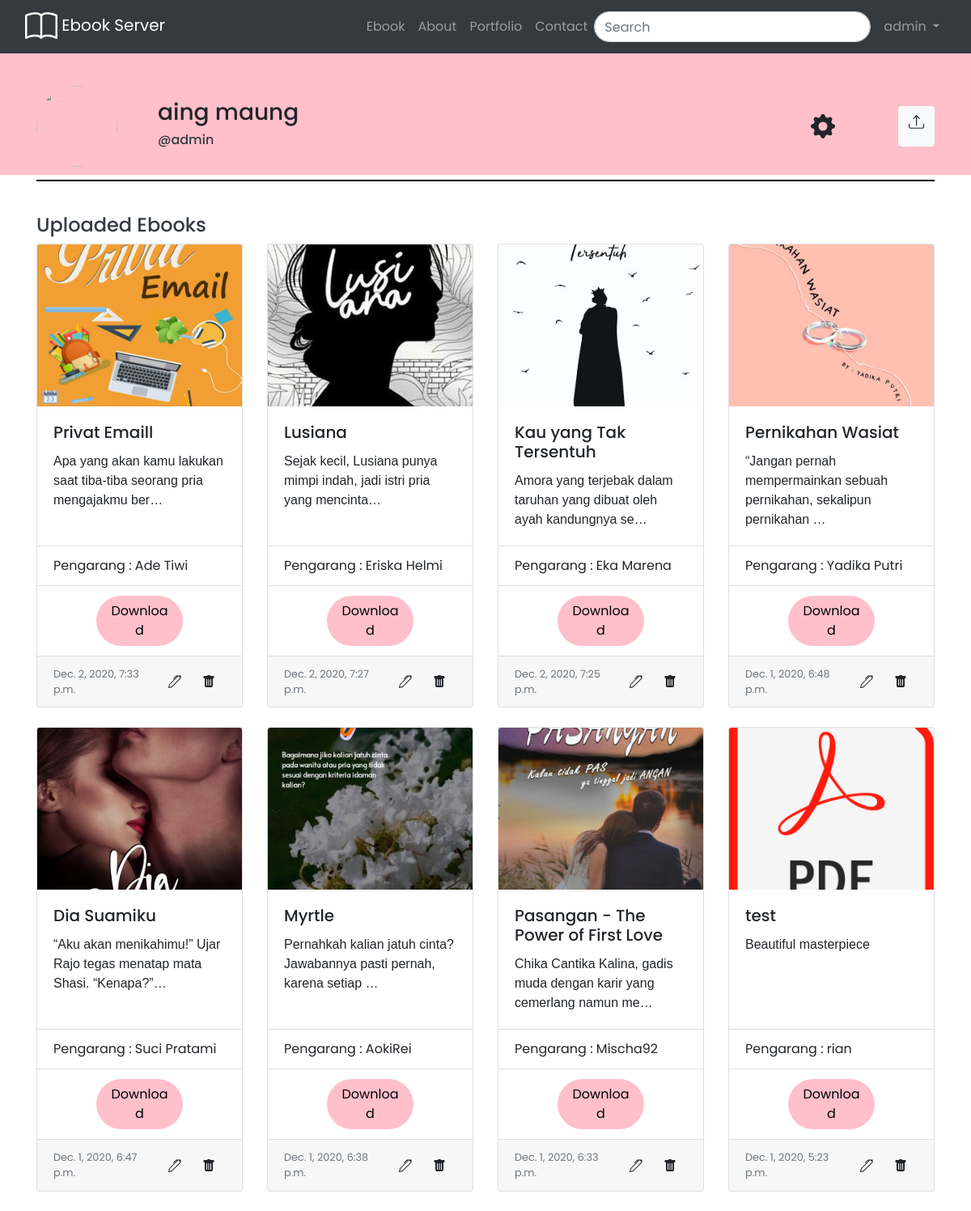
Page /auth/profile/ (signed in) on the committed database.
### user/models.py (models this page shows, shortened)
class UserProfile(models.Model):
	user = models.OneToOneField(User, on_delete=models.CASCADE, related_name='user',null=True, blank=True)
	display_name = models.CharField(max_length=255, default=user)
	profile_photo = models.ImageField(blank=True, default='/index.png')

### ebook/models.py (models this page shows, shortened)
class Ebook(models.Model):
	judul = models.CharField(max_length=255, blank=True)
	thumbnail = models.ImageField(upload_to='documents/', default="/default-img.png")
	author = models.ForeignKey(User, on_delete=models.CASCADE, default=1, blank=True, null=True)
	file = models.FileField(upload_to='documents/')
	upload = models.DateTimeField(auto_now_add=True)
	pengarang = models.CharField(max_length=255, blank=True)
	penerbit = models.CharField(max_length=255, blank=True)
	deskripsi = models.TextField(default="Beautiful masterpiece")
	slug = models.SlugField(blank=True, editable=False)

### user/views.py (the view)
# urls.py: path('profile/', views.profile,    name="profile"),
def profile(request):
	user = UserProfile.objects.get(user=request.user)
	ebook_user = Ebook.objects.filter(author=user.user).order_by('-upload')
	data = {
		'display_name':user.display_name,
		'profile_photo':user.profile_photo,
	}
	update_profile = UserProfileForm(request.POST or None, request.FILES or None, initial=data, instance=user)
	context = {
		'user':user,
		'photo':user.profile_photo.url,
		'ebooks':ebook_user,
		'update_profile':update_profile,
	}
	if request.method == "POST":
		if update_profile.is_valid():
			update_profile.save()
		return redirect('auth:profile')
	return render(request, 'user/profile.html', context)

### user/forms.py
class UserProfileForm(forms.ModelForm):
	class Meta:
		model = UserProfile
		fields = ['display_name', 'profile_photo']

### templates/user/profile.html (shortened to what this page needs)
{% load static %}
<!DOCTYPE html>
<html>
<head>
	<link rel="stylesheet" href="{% static "css/ebook.css" %}">
	<link rel="stylesheet" href="https://stackpath.bootstrapcdn.com/bootstrap/4.5.2/css/bootstrap.min.css">
</head>
<body>
	{% include "navbar.html" %}
	<div style="position: absolute; z-index: -1; background-color: pink; width: 100%; height: 200px; margin-top: -50px">
	</div>
	<div class="container">
		<div class="profile-bar">
			<div style="display:flex; width: 1000px">
				<img style="width: 100px; height: 100px;" class="rounded-circle" src="{{photo}}" alt="">
				<div style="margin: auto 5%; width: 100%">
					<h3>{{user.display_name}}</h3>
					<h6 class="text-dark">@{{request.user}}</h6>
				</div>
				<div style="margin: auto">
					<button type="button" class="btn" data-toggle="modal" data-target="#exampleModal">
					</button>
				</div>
			</div>
			<a class="btn btn-light" href="{% url 'ebook:upload' %}" style="margin:auto 0;height: 50px;">
			</a>
		</div>
		<hr style="border: solid 1px black">
		<br>
		<div class="">
			<h4 style="color: #343A40">Uploaded Ebooks</h4>
			<div class="row row-cols-1 row-cols-md-4">
				{% if ebooks %}
				{% for ebook in ebooks %}
				<div class="col mb-4">
					<div class="card h-100 ebook-card">
						<img src="{{ebook.thumbnail.url}}" style="object-fit: cover; height: 200px" class="card-img-top" alt="...">
						<div class="card-body">
							<h5 class="card-title">{{ebook.judul}}</h5>
							<p class="card-text">{{ebook.deskripsi|striptags|truncatechars:70}}</p>
						</div>
						<ul class="list-group list-group-flush">
							<li class="list-group-item">Pengarang : {{ebook.pengarang}}</li>
							<li class="list-group-item">
								<div style="text-align: center">
									<button type="button" style="width: 50%; background-color: pink; color: black" class="btn rounded-pill" data-toggle="modal" data-target="#exampleModal{{forloop.counter}}">
										Download
									</button>
								</div>
							</li>
						</ul>
						<div class="card-footer" style="display: flex; justify-content: space-between">
							<small class="text-muted" style="margin: auto 0">{{ebook.upload}}</small>
							<div style="display: flex; justify-content: space-between">
								<a class="btn" href="{% url 'ebook:updateEbook' ebook.id %}"></a>
								<a class="btn" href="{% url 'ebook:deleteEbook' ebook.id %}"></a>
							</div>
						</div>
					</div>
					</div>
					{% endfor %}
				{% else %}
				<div style="padding-left: 15px">
					<br>
					<h5>There's nothing yet</h5>
				</div>
				{% endif %}
				</div>
			</div>
		</div>
	</body>
	</html>

### templates/navbar.html (shortened to what this page needs)
<nav class="navbar navbar-expand-lg navbar-dark bg-dark">
	<div class="container-fluid">
		<div class="navbar-header">
			<a href="{% url 'index' %}" class="navbar-brand">  Ebook Server</a>
		</div>
		<div class="collapse navbar-collapse" id="bs-example-navbar-collapse-1">
			<ul class="nav navbar-nav ml-auto">
				<li class="nav-item">
					<a class="nav-link" href="{% url 'ebook:ebook_index' %}">Ebook<span class="sr-only">(current)</span></a>
				</li>
				<li class="nav-item">
					<a class="nav-link" href="#">About <span class="sr-only">(current)</span></a>
				</li>
				<li class="nav-item">
					<a class="nav-link" href="#">Portfolio</a>
				</li>
				<li class="nav-item">
					<a class="nav-link" href="#">Contact</a>
				</li>
				<form class="form-inline my-2 my-lg-0" action="/search/" method="get">
					<input class="search-input form-control mr-sm-2" style="position: relative;border-radius: 50px" type="search" name="query" value="{{q}}" placeholder="Search" aria-label="Search" required>
				</form>
				{% if not request.user.is_authenticated %}
				<li class="nav-item">
					<a class="btn btn-light" href="{% url 'auth:signin' %}">Sign in</a>
				</li>
				{% else %}
				<li class="nav-item dropdown">
					<a class="nav-link dropdown-toggle" href="#" id="navbarDropdown" role="button" data-toggle="dropdown" aria-haspopup="true" aria-expanded="false">
						{{request.user}}
					</a>
				</li>
				{% endif %}
			</ul>
		</div>
	</div>
</nav>

### static/css/ebook.css (style rules this page uses)
.ebook-card { transition: 0.5s; }
* { font-family: 'Poppins', sans-serif; }
p { font-family: 'Arial'; }

### templates/user/profile.html (style rules this page uses)
.profile-bar { display:flex; justify-content: space-between; margin-top: 5vh; }

### rows in the picture
UserProfile: display_name "aing maung"
Ebook: thumbnail (picture), judul "Privat Emaill", deskripsi "Apa yang akan kamu lakukan saat tiba-tiba seorang pria mengajakmu ber…", pengarang "Ade Tiwi", upload "Dec. 2, 2020, 7:33 p.m."
Ebook: thumbnail (picture), judul "Lusiana", deskripsi "Sejak kecil, Lusiana punya mimpi indah, jadi istri pria yang mencinta…", pengarang "Eriska Helmi", upload "Dec. 2, 2020, 7:27 p.m."
Ebook: thumbnail (picture), judul "Kau yang Tak Tersentuh", deskripsi "Amora yang terjebak dalam taruhan yang dibuat oleh ayah kandungnya se…", pengarang "Eka Marena", upload "Dec. 2, 2020, 7:25 p.m."
Ebook: thumbnail (picture), judul "Pernikahan Wasiat", deskripsi "“Jangan pernah mempermainkan sebuah pernikahan, sekalipun pernikahan …", pengarang "Yadika Putri", upload "Dec. 1, 2020, 6:48 p.m."
Ebook: thumbnail (picture), judul "Dia Suamiku", deskripsi "“Aku akan menikahimu!” Ujar Rajo tegas menatap mata Shasi. “Kenapa?”…", pengarang "Suci Pratami", upload "Dec. 1, 2020, 6:47 p.m."
Ebook: thumbnail (picture), judul "Myrtle", deskripsi "Pernahkah kalian jatuh cinta? Jawabannya pasti pernah, karena setiap …", pengarang "AokiRei", upload "Dec. 1, 2020, 6:38 p.m."
Ebook: thumbnail (picture), judul "Pasangan - The Power of First Love", deskripsi "Chika Cantika Kalina, gadis muda dengan karir yang cemerlang namun me…", pengarang "Mischa92", upload "Dec. 1, 2020, 6:33 p.m."
Ebook: thumbnail (placeholder picture), judul "test", deskripsi "Beautiful masterpiece", pengarang "rian", upload "Dec. 1, 2020, 5:23 p.m."

### other values in the picture
{{ request.user }} "admin"
